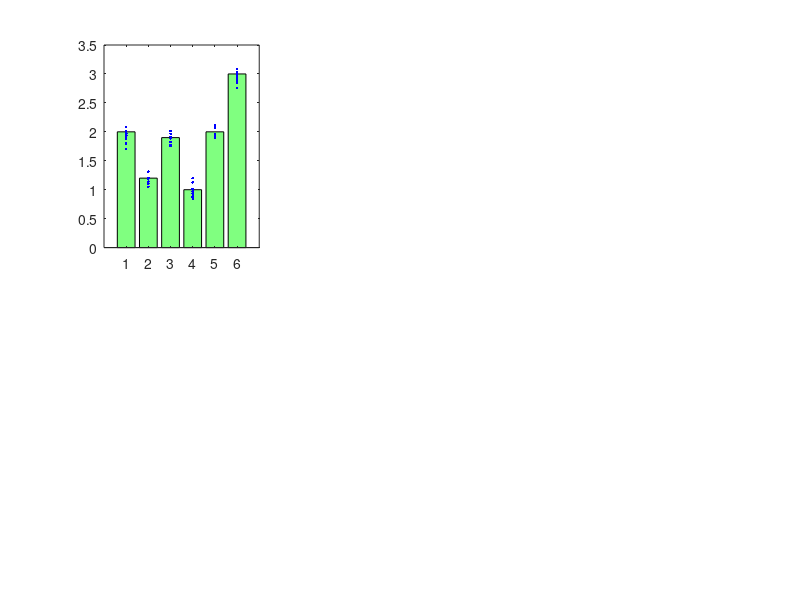

MATLAB code for this plot: (Note: this script raises an error after producing the figure.)
function demo_sigstar
% demo function for sigstar
%
% function demo_sigstar
%
% No input or output arguments.
%
%
% 


rows=2;
cols=3;

clf



subplot(rows,cols,1)
barData=[2,1.2,1.9,1,2,3];
H=bar(barData);
set(H,'FaceColor',[0.5,1,0.5])
groups={[3,6],[1,2],[5,4]};

%overlay random data
hold on
for ii=1:length(barData)
	r=randn(1,10)*0.1+barData(ii);
	p(ii)=plot(zeros(size(r))+ii, r ,'b.');
end
H=sigstar(groups,[0.001,0.05,0.04]);
%now jitter the points
for ii=1:length(p)
	x=get(p(ii),'XData');
	set(p(ii),'XData',x+randn(size(x))*0.05);
end
xlim([0.5,6.5])



subplot(rows,cols,2)
barData=[10,7,6,5];
H=bar(barData);
set(gca,'XTickLabel',{'X','a','b','c'})
set(H,'FaceColor',[0.5,1,0.5])
groups={{'X','c'},...
 		{1,'b'},... %note you can mix and match notions
		{'X','a'}};


%overlay random data
hold on
for ii=1:length(barData)
	r=randn(1,10)*0.4+barData(ii);
	p(ii)=plot(zeros(size(r))+ii, r ,'k.');
end

%H=sigstar(groups,[0.001,0.05,0.04]);

%now jitter the points
for ii=1:length(p)
	x=get(p(ii),'XData');
	set(p(ii),'XData',x+randn(size(x))*0.1);
end


H=sigstar(groups,[0.0001,0.005,0.04]);
set(H,'Color','b')

%Extend the last arms down:
Y=get(H(1,1),'YData'); Y(4)=7.5; set(H(1,1),'YData',Y);
Y=get(H(2,1),'YData'); Y(4)=6.5; set(H(2,1),'YData',Y);
Y=get(H(3,1),'YData'); Y(4)=5.5; set(H(3,1),'YData',Y);
ylim([0,13])
xlim([0.5,4.5])



subplot(rows,cols,3)
%A box plot
d=randn([20,3]);
d(:,2)=d(:,2)+2;
boxplot(d)
ylim([-3,6])
H=sigstar({[1,2],[2,3]},[]);


subplot(rows,cols,4)
%A line plot
x=1:12;
y=randn(size(x));
y(5)=y(5)-5;
y(6)=y(6)+5;

plot(x,y,'o-r','MarkerFaceColor',[1,0.5,0.5])
sigstar({[5,6]},[0.05]);
xlim([1,12])



subplot(rows,cols,5)
%Grouped bar chart
y = [2 2 3; 2 5 6; 2 8 9; 6 13 15];
bar(y)
sigstar({[0.5,4],[0.2,4],[3,4]},[0.05,0.05,0.05]);
xlim([0.5,4.5])



if exist('notBoxPlot')
	subplot(rows,cols,6)
	R=randn(15,3);
	R(:,2)=	R(:,2)+2;
	h=notBoxPlot(R);
	set([h.data],'MarkerSize',3)
	sigstar({[1,2],[3,2]},[0.05,0.05]);	
	box on
end


